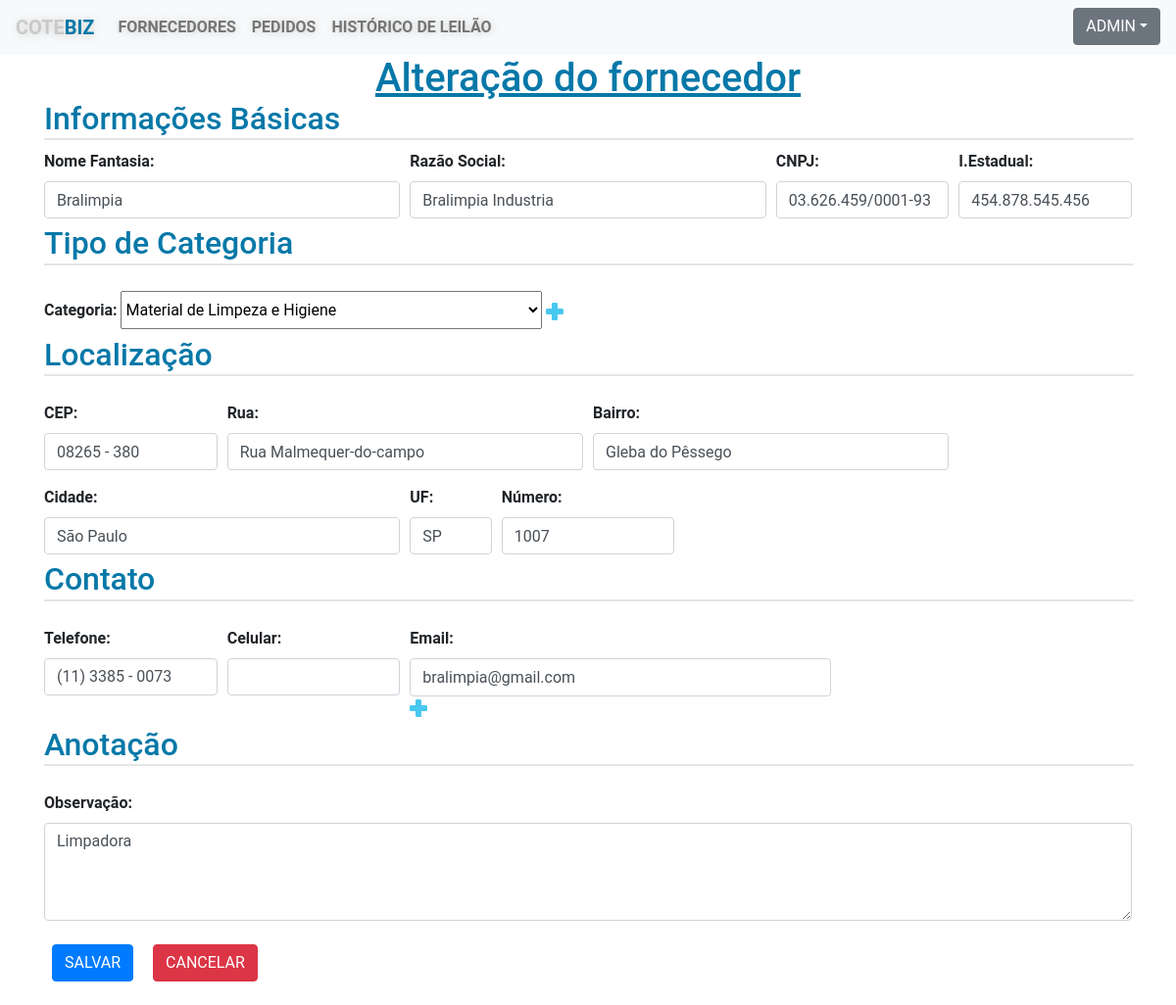
The page /atualizar_fornecedor/1/ (signed in) on the database as committed earlier.
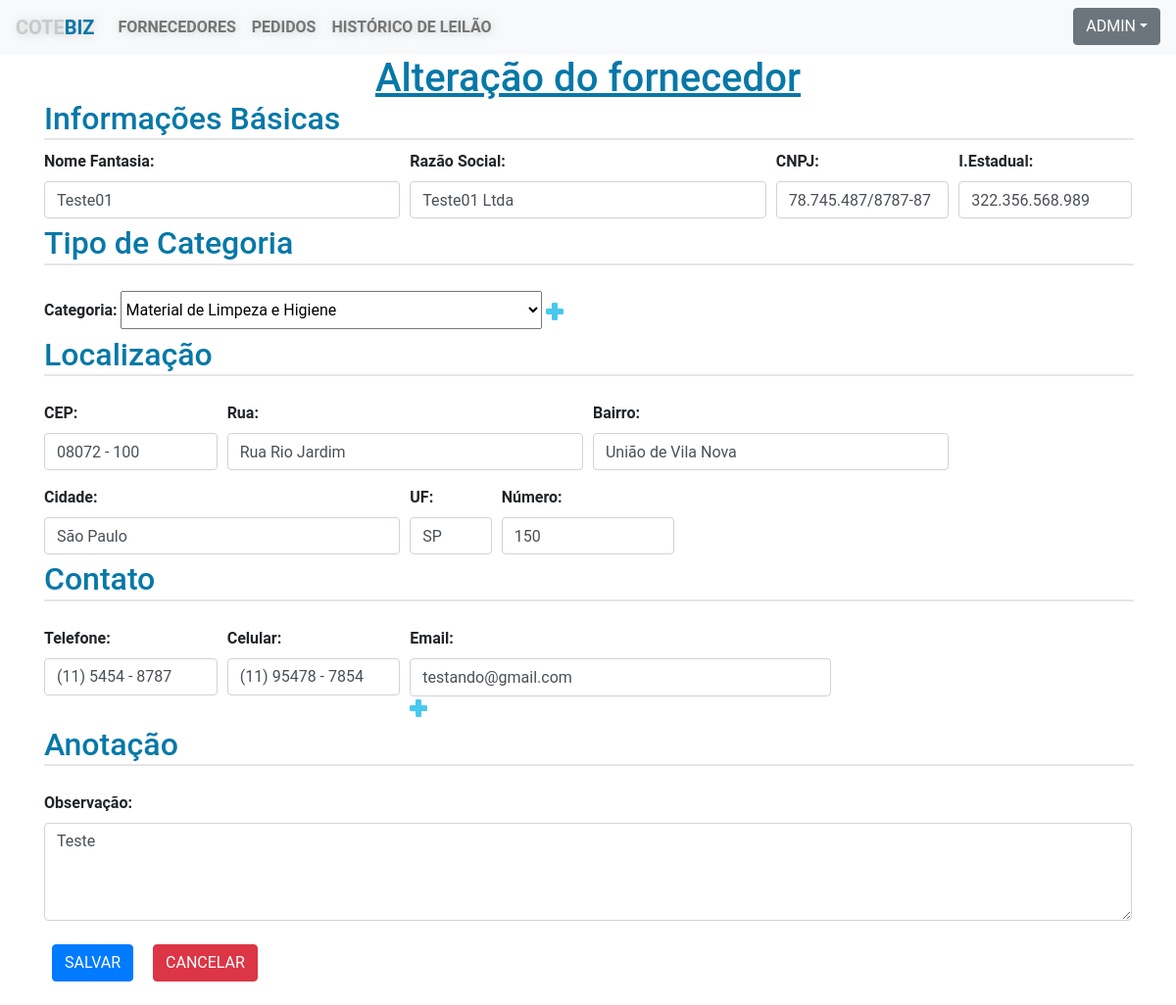
The same page on the database as committed later.
### core/models.py (models this page shows, shortened)
class Fornecedor(models.Model):
    fornecedor = models.CharField('Nome Fantasia', max_length=40, unique=True)
    razao_social = models.CharField('Razão Social.', max_length=80)
    cnpj = models.CharField('CNPJ',max_length=18)
    inscricao_estadual = models.CharField('I.Estadual:',max_length=15)
    categoria_choices = (
                ('Material de Limpeza e Higiene','Material de Limpeza e Higiene'),
                ('Material de Copa','Material de Copa'),
                ('Alimentos em Geral', 'Alimentos em Geral'),
                ('Frutas e Verduras', 'Frutas e Verduras'),
                ('Material de Escritório', 'Material de Escritório'),
                ('Bebidas', 'Bebidas'),
                ('Descartáveis e Embalagens', 'Descartáveis e Embalagens'),
                ('Itens de Manutenção Básica', 'Itens de Manutenção Básica'),
    )
    categoria = models.CharField(max_length=100, choices=categoria_choices)
    cep = models.CharField('CEP', max_length=11)
    rua = models.CharField('Rua', max_length=100)
    bairro = models.CharField('Bairro', max_length=30)
    cidade = models.CharField('Cidade', max_length=30)
    uf = models.CharField('UF', max_length=30)
    numero = models.CharField('Número', max_length=10)
    telefone = models.CharField('Telefone', max_length=16, null=True, blank=True)
    celular = models.CharField('Celular', max_length=17, null=True, blank=True)
    email = models.CharField('Email', max_length=150, null=True, blank=True)
    observacao = models.CharField('Observação', max_length=400, null=True, blank=True)
    class Meta:
        verbose_name ='Fornecedor'
        verbose_name_plural ='Fornecedores'

### core/views.py (the view)
# urls.py: path('atualizar_fornecedor/<int:id>/', views.atualizar_fornecedor, name='atualizar_fornecedor'),
@login_required(login_url='/login_user/')
def atualizar_fornecedor(request, id):
    if str(request.user) == 'admin':
        fornecedor = get_object_or_404(Fornecedor, id=id)
        form = FornecedorForm(request.POST or None, instance= fornecedor)
        context = {
            'form': form,
            'fornecedor': fornecedor
        }
        if (request.method)== 'POST':
            if form.is_valid():
                form.save()
                return redirect('listar_fornecedores')
            else:
                messages.error(request, 'Erro ao Atualizar Fornecedor! Fornecedor já está cadastrado!')
        return render(request, 'atualizar_fornecedor.html', context)

### core/templates/atualizar_fornecedor.html (shortened to what this page needs)
{% extends "pagina_modelo.html" %}
{% load static %}
{% block content %}
<link rel="stylesheet" href="{% static 'css/fornecedor.css' %}">
<form id="myForm" method="POST">{% csrf_token %}
    <div class="container ">
        <h1 class="text-center ">Alteração do fornecedor</h1>
            <h2>Informações Básicas</h2>
            <hr>
        <div class="form-row">
            <div class="form-group col-md-4">
                <label for="id_fornecedor"><strong>Nome Fantasia:</strong></label>
                {{ form.fornecedor }}
            </div>
            <div class="form-group col-md-4">
                <label for="id_razao_social"><strong>Razão Social:</strong></label>
                {{ form.razao_social }}
            </div>
            <div class="form-group col-md-2">
                <label for="id_cnpj"><strong>CNPJ:</strong></label>
                {{ form.cnpj }}
            </div>
            <div class="form-group col-md-2">
                <label for="id_inscricao_estadual"><strong>I.Estadual:</strong></label>
                {{ form.inscricao_estadual }}
            </div>
            <div class="form-group col-md-12">
                <h2>Tipo de Categoria</h2>
                <hr>
            </div>
            <div class="form-group col-md-12">
                <label for="id_categoria"><strong>Categoria:</strong></label>
                {{ form.categoria }} <a href="/adicionar_categoria/"><img src="/static/imagens/add.png" alt="Adicionar Categoria"></a>
            </div>
            <div class="form-group col-md-12">
                <h2>Localização</h2>
                <hr>
            </div>
            <div class="form-group col-md-2">
                <label for="id_cep"><strong>CEP:</strong></label>
                {{ form.cep }}
            </div>
            <div class="form-group col-md-4">
                <label for="id_rua"><strong>Rua:</strong></label>
                {{ form.rua }}
            </div>
            <div class="form-group col-md-4">
                <label for="id_bairro"><strong>Bairro:</strong></label>
                {{ form.bairro }}
            </div>
            <div class="form-group col-md-4">
                <label for="id_cidade"><strong>Cidade:</strong></label>
                {{ form.cidade }}
            </div>
            <div class="form-group col-md-1">
                <label for="id_uf"><strong>UF:</strong></label>
                {{ form.uf }}
            </div>
            <div class="form-group col-md-2">
                <label for="id_numero"><strong>Número:</strong></label>
                {{ form.numero }}
            </div>
            <div class="form-group col-md-12">
                <h2>Contato</h2>
                <hr>
            </div>
            <div class="form-group col-md-2">
                <label for="id_telefone"><strong>Telefone:</strong></label>
                {{ form.telefone }}
            </div>
            <div class="form-group col-md-2">
                <label for="id_celular"><strong>Celular:</strong></label>
                {{ form.celular }}
            </div>
            <div class="form-group col-md-6">
                <div>
                    <label for="id_email"><strong>Email:</strong></label>
                </div>
                {{ form.email }} <a href="/adicionar_email_fornecedor/"> <img src="/static/imagens/add.png" alt=""></a>
            </div>
            <div class="form-group col-md-12">
            <h2>Anotação</h2>
            <hr>
            </div>
            <div class="form-group col-md-12">
                <label for="id_observacao"><strong>Observação:</strong></label>
                {{ form.observacao }}
            </div>
            <div class="form-group col-md-6">
                <button  class="btn btn-primary m-2" type="submit">Salvar</button>
                <a href="/listar_fornecedores/">
                    <button type="button" class="btn btn-danger m-2">
                        Cancelar
                    </button>
                </a>
            </div>
        </div>
</div>
</form>
{% endblock %}

Rows that differ between the two databases and show on the page:
changed Fornecedor "Material de Limpeza e Higiene": fornecedor "Bralimpia" → "Teste01"; razao_social "Bralimpia Industria" → "Teste01 Ltda"; cnpj "03.626.459/0001-93" → "78.745.487/8787-87"; inscricao_estadual "454.878.545.456" → "322.356.568.989"; cep "08265 - 380" → "08072 - 100"; rua "Rua Malmequer-do-campo" → "Rua Rio Jardim"; bairro "Gleba do Pêssego" → "União de Vila Nova"; numero "1007" → "150"; telefone "(11) 3385 - 0073" → "(11) 5454 - 8787"; celular (not shown) → "(11) 95478 - 7854"; email "bralimpia@gmail.com" → "testando@gmail.com"; observacao "Limpadora" → "Teste"
